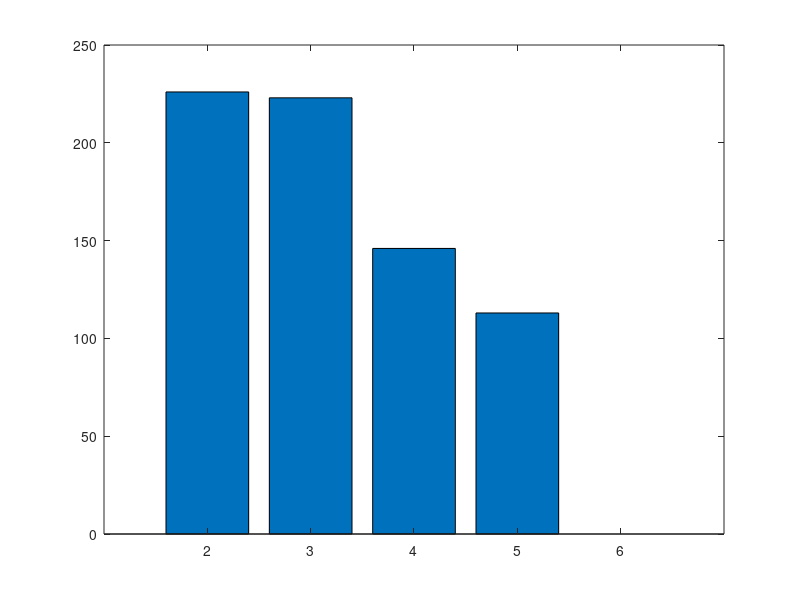

Write MATLAB code to recreate this figure.
clc 
clear 
close all

load('data_day_1.mat', 'Colony'); 
Col_1 = Colony; 

load('data_day_2.mat', 'Colony'); 
Col_2 = Colony; 

load('data_day_3.mat', 'Colony'); 
Col_3 = Colony;

load('data_day_4.mat', 'Colony'); 
Col_4 = Colony; 

load('data_day_5.mat', 'Colony'); 
Col_5 = Colony; 

load('data_day_6.mat', 'Colony'); 
Col_6 = Colony; 
col = [Col_1; Col_2; Col_3; Col_4; Col_5];

S = size(col);
%set streak counter to 0
streak_counter = 0; 
all_streaks = 0; 
%initialize array for streack switch at day 
switched_at_day = []; 
%cd images\history
for j = 1:1:S(2)
    counts = [];
for i = 1:1:S(1) 
    counts = [counts col(i,j).count_total];
    col(i,j).mean_angle = (col(i,j).streaks.angle_start + col(i,j).streaks.angle_stop)/2;
end
day_with_max_colonies = find(counts==max(counts));
angle_max = col(day_with_max_colonies,j).mean_angle;
fig = figure(j)

for n = 1:1:S(1)
% set colors and X positions
X = ones([max(col(n,j).streaks.label) 1]);
X1 = n*X.';
X0 = (n-1)*X;
Color = [];
for k=1:1:max(col(n,j).streaks.label) 
   if col(n,j).streaks.color(k,:) == 'red ' 
       Color = [Color, 'r'];
   elseif col(n,j).streaks.color(k,:) == 'blue' 
       Color = [Color, 'b'];
   end    
end
Color;
% angle stuff here 
angle_this = col(n,j).mean_angle;
if n~=1
    angle_before = col(n-1,j).mean_angle;
end

label = [];
if n~=day_with_max_colonies
    if n>1 & length(angle_this)>=length(angle_before)
for i = 1:1:col(n,j).count_total 
   
    diff = abs(angle_max - angle_this(i)); 
    M = min(diff);
    idx = find ( diff == M); 
    idx = idx(1);
    while find(label==col(day_with_max_colonies,j).streaks.label(idx))
        diff(idx) = 10;
        M = min(diff);
        idx = find( diff ==M);
        idx = idx(1);
    end
    label = [label col(day_with_max_colonies,j).streaks.label(idx)];
    col(n,j).streaks.label(i) = col(day_with_max_colonies,j).streaks.label(idx); 
    
end
    elseif n>1 & length(angle_this)<length(angle_before)
        for i = 1:1:col(n,j).count_total 
   
    diff = abs(angle_before - angle_this(i)); 
    M = min(diff);
    idx = find ( diff == M); 
    idx = idx(1);
    while find(label==col(n-1,j).streaks.label(idx))
        diff(idx) = 10;
        M = min(diff);
        idx = find( diff ==M);
        idx = idx(1);
    end
    g = col(n-1,j).streaks.label(idx);
    label = [label g];
    col(n,j).streaks.label(i) = col(n-1,j).streaks.label(idx); 
    
        end
    end
end
Y = col(n,j).streaks.label;
Y = Y.' ;
Z = angle_this.';
%{
    subplot(1,2,1)
for i= 1:1:length(X)
   
    plot([X0(i) X1(i)], [Y(i) Y(i)], Color(i), 'LineWidth', 2.0)
    hold on
    
end

    subplot(1,2,2)
for i= 1:1:length(X)
   
    plot([X0(i) X1(i)], [Z(i) Z(i)], Color(i), 'LineWidth', 2.0)
    hold on
    
end
%}
end


% for each streak starting at day 6 
all_streaks = all_streaks + col(5,j).count_total;
for q = 1:1:col(5,j).count_total
    %check color of this colony streak
    % if read then assigned day when switched to 0
    %col(6,j).streaks.color(q)
    
    if col(5,j).streaks.color(q) == 'r'
        %if initialy red -> set switched day to 0
        day_switched = 0;
        switched_at_day = [switched_at_day day_switched];
        streak_counter = streak_counter+1; 
    % if blue look at previous days
    elseif col(5,j).streaks.color(q) == 'b'
        % find the label of this streak 
        
        label_of_this_streak = col(5,j).streaks.label(q);
        for u = 5:-1:1
            % find the same label at previous day
            k = find(col(u,j).streaks.label == label_of_this_streak);
            
            if isempty(k) & u == 1 
                % if empty till the very beginning -> set da_switched to 6
                day_switched = 6;
                switched_at_day = [switched_at_day day_switched];
                streak_counter = streak_counter+1;
            elseif col(u,j).streaks.color(k) == 'b' & u == 1 
                % if blue till the beginning -> set day switched to 1 
                day_switched = 1;
                switched_at_day = [switched_at_day day_switched];
                streak_counter = streak_counter+1;
            elseif col(u,j).streaks.color(k) == 'r'
                % if changed to red -> set day switched to day_when_red +1 
                day_switched = u+1;
                switched_at_day = [switched_at_day day_switched];
                streak_counter = streak_counter+1;
                break
            end
                       
        end
    end
    
end
%here ended code for calculating when switched 
fname = [num2str(j),'.png'];
%saveas(fig, fname);
close all
end
cd C:\Users\saif\Desktop\Serhii\Evolutionary_rescue\Git\matlab
did_not_switch_but_made_it = length(find(switched_at_day == 0 ))
switched_at_day_2 = length(find(switched_at_day == 2 ))
switched_at_day_3 = length(find(switched_at_day == 3 ))
switched_at_day_4 = length(find(switched_at_day == 4 ))
switched_at_day_5 = length(find(switched_at_day == 5 ))
switched_at_day_6 = length(find(switched_at_day == 6 ))

num_survived = [switched_at_day_2 switched_at_day_3 switched_at_day_4 switched_at_day_5 switched_at_day_6]; 
days = [2 3 4 5 6]; 
figure 
bar(days, num_survived)

%for i = 1:1:size(col(1))
%Now process here: 
%{
for j =1:1:length(Col_1) 
    
    figure(j)
Y = Col_1(j).streaks.label;
Y = Y.' ;
X = ones([max(Col_1(j).streaks.label) 1]);
X = X.';
X0 = 0*X;
Color = [];
for i=1:1:max(Col_1(j).streaks.label) 
   if Col_1(j).streaks.color(i,:) == 'red ' 
       Color = [Color, 'r'];
   elseif Col_1(j).streaks.color(i,:) == 'blue' 
       Color = [Color, 'b'];
   end    
end
Color
for i= 1:1:length(X)
plot([X0(i) X(i)], [Y(i) Y(i)], Color(i), 'LineWidth', 2.0)
hold on
end
day_1_angle = (Col_1(j).streaks.angle_start + Col_1(j).streaks.angle_stop)/2;


X = ones([max(Col_2(j).streaks.label) 1]);
X = X.';
X0 = X;
X = 2*X;
Color = [];
day_2_angle = (Col_2(j).streaks.angle_start + Col_2(j).streaks.angle_stop)/2;

for i = 1:1:length(day_2_angle) 
    diff = abs(day_1_angle - day_2_angle(i)); 
    M = min(diff)
    idx = find ( diff == M); 
    if M < 0.0
        Col_2(j).streaks.label(i) = Col_1(j).streaks.label(idx); 
    end 
end

Y = Col_2(j).streaks.label;
Y = Y.' ;
for i=1:1:max(Col_2(j).streaks.label) 
   if Col_2(j).streaks.color(i,:) == 'red ' 
       Color = [Color, 'r'];
   elseif Col_2(j).streaks.color(i,:) == 'blue' 
       Color = [Color, 'b'];
   end    
end

for i= 1:1:length(X)
plot([X0(i) X(i)], [Y(i) Y(i)], Color(i), 'LineWidth', 2.0)
hold on
end




X = ones([max(Col_3(j).streaks.label) 1]);
X = X.';
X0 = 2*X;
X = 3*X;
Color = [];
day_3_angle = (Col_3(j).streaks.angle_start + Col_3(j).streaks.angle_stop)/2;

for i = 1:1:length(day_3_angle) 
    diff = abs(day_2_angle - day_3_angle(i)); 
    M = min(diff)
    idx = find ( diff == M); 
    if M < 0.01
        Col_3(j).streaks.label(i) = Col_2(j).streaks.label(idx); 
    end 
end
Y = Col_3(j).streaks.label;
Y = Y.' ;
for i=1:1:length(Col_3(j).streaks.label) 
   if Col_3(j).streaks.color(i,:) == 'red ' 
       Color = [Color, 'r'];
   elseif Col_3(j).streaks.color(i,:) == 'blue' 
       Color = [Color, 'b'];
   end    
end
Color
for i= 1:1:length(X)
plot([X0(i) X(i)], [Y(i) Y(i)], Color(i), 'LineWidth', 2.0)
hold on
end



X = ones([max(Col_4(j).streaks.label) 1]);
X = X.';
X0 = 3*X;
X = 4*X;
Color = [];
day_4_angle = (Col_4(j).streaks.angle_start + Col_4(j).streaks.angle_stop)/2;

for i = 1:1:length(day_4_angle) 
    diff = abs(day_3_angle - day_4_angle(i)); 
    M = min(diff)
    idx = find ( diff == M); 
    if M < 0.01
        Col_4(j).streaks.label(i) = Col_3(j).streaks.label(idx); 
    end 
end
Y = Col_4(j).streaks.label;
Y = Y.' ;
for i=1:1:length(Col_4(j).streaks.label) 
   if Col_4(j).streaks.color(i,:) == 'red ' 
       Color = [Color, 'r'];
   elseif Col_4(j).streaks.color(i,:) == 'blue' 
       Color = [Color, 'b'];
   end    
end
Color
for i= 1:1:length(X)
plot([X0(i) X(i)], [Y(i) Y(i)], Color(i), 'LineWidth', 2.0)
hold on
end




X = ones([max(Col_5(j).streaks.label) 1]);
X = X.';
X0 = 4*X;
X = 5*X;
Color = [];
day_5_angle = (Col_5(j).streaks.angle_start + Col_5(j).streaks.angle_stop)/2;

for i = 1:1:length(day_5_angle) 
    diff = abs(day_4_angle - day_5_angle(i)); 
    M = min(diff)
    idx = find ( diff == M); 
    if M < 0.01
        Col_5(j).streaks.label(i) = Col_4(j).streaks.label(idx(1));
    end 
end
Y = Col_5(j).streaks.label;
Y = Y.' ;
for i=1:1:length(Col_5(j).streaks.label) 
   if Col_5(j).streaks.color(i,:) == 'red ' 
       Color = [Color, 'r'];
   elseif Col_5(j).streaks.color(i,:) == 'blue' 
       Color = [Color, 'b'];
   end    
end
Color
for i= 1:1:length(X)
plot([X0(i) X(i)], [Y(i) Y(i)], Color(i), 'LineWidth', 2.0)
hold on
end



X = ones([max(Col_6(j).streaks.label) 1]);
X = X.';
X0 = 5*X;
X = 6*X;
Color = [];
day_6_angle = (Col_6(j).streaks.angle_start + Col_6(j).streaks.angle_stop)/2;

for i = 1:1:length(day_6_angle) 
    diff = abs(day_5_angle - day_6_angle(i)); 
    M = min(diff)
    idx = find ( diff == M); 
    if M < 0.01
        Col_6(j).streaks.label(i) = Col_5(j).streaks.label(idx);
    end 
end
Y = Col_6(j).streaks.label;
Y = Y.' ;
for i=1:1:length(Col_6(j).streaks.label) 
   if Col_6(j).streaks.color(i,:) == 'red ' 
       Color = [Color, 'r'];
   elseif Col_6(j).streaks.color(i,:) == 'blue' 
       Color = [Color, 'b'];
   end    
end
Color
for i= 1:1:length(X)
plot([X0(i) X(i)], [Y(i) Y(i)], Color(i), 'LineWidth', 2.0)
hold on
end


end
%}